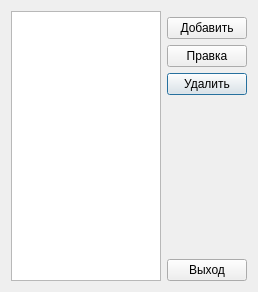
<?xml version="1.0" encoding="UTF-8"?>
<ui version="4.0">
 <class>ModelRroDialog</class>
 <widget class="QDialog" name="ModelRroDialog">
  <property name="geometry">
   <rect>
    <x>0</x>
    <y>0</y>
    <width>258</width>
    <height>292</height>
   </rect>
  </property>
  <property name="windowTitle">
   <string>Dialog</string>
  </property>
  <layout class="QGridLayout" name="gridLayout">
   <item row="3" column="2">
    <widget class="QPushButton" name="pbDel">
     <property name="text">
      <string>Удалить</string>
     </property>
     <property name="shortcut">
      <string>Del</string>
     </property>
    </widget>
   </item>
   <item row="2" column="2">
    <widget class="QPushButton" name="pbEdit">
     <property name="text">
      <string>Правка</string>
     </property>
     <property name="shortcut">
      <string>Ctrl+E</string>
     </property>
    </widget>
   </item>
   <item row="1" column="2">
    <widget class="QPushButton" name="pbAdd">
     <property name="text">
      <string>Добавить</string>
     </property>
     <property name="shortcut">
      <string>Ins</string>
     </property>
    </widget>
   </item>
   <item row="5" column="2">
    <widget class="QPushButton" name="pbExit">
     <property name="text">
      <string>Выход</string>
     </property>
    </widget>
   </item>
   <item row="0" column="1" rowspan="6">
    <widget class="QListView" name="listView">
     <property name="editTriggers">
      <set>QAbstractItemView::NoEditTriggers</set>
     </property>
     <property name="alternatingRowColors">
      <bool>true</bool>
     </property>
     <property name="selectionBehavior">
      <enum>QAbstractItemView::SelectRows</enum>
     </property>
    </widget>
   </item>
   <item row="4" column="2">
    <spacer name="verticalSpacer">
     <property name="orientation">
      <enum>Qt::Vertical</enum>
     </property>
     <property name="sizeHint" stdset="0">
      <size>
       <width>20</width>
       <height>40</height>
      </size>
     </property>
    </spacer>
   </item>
  </layout>
 </widget>
 <resources/>
 <connections/>
</ui>
